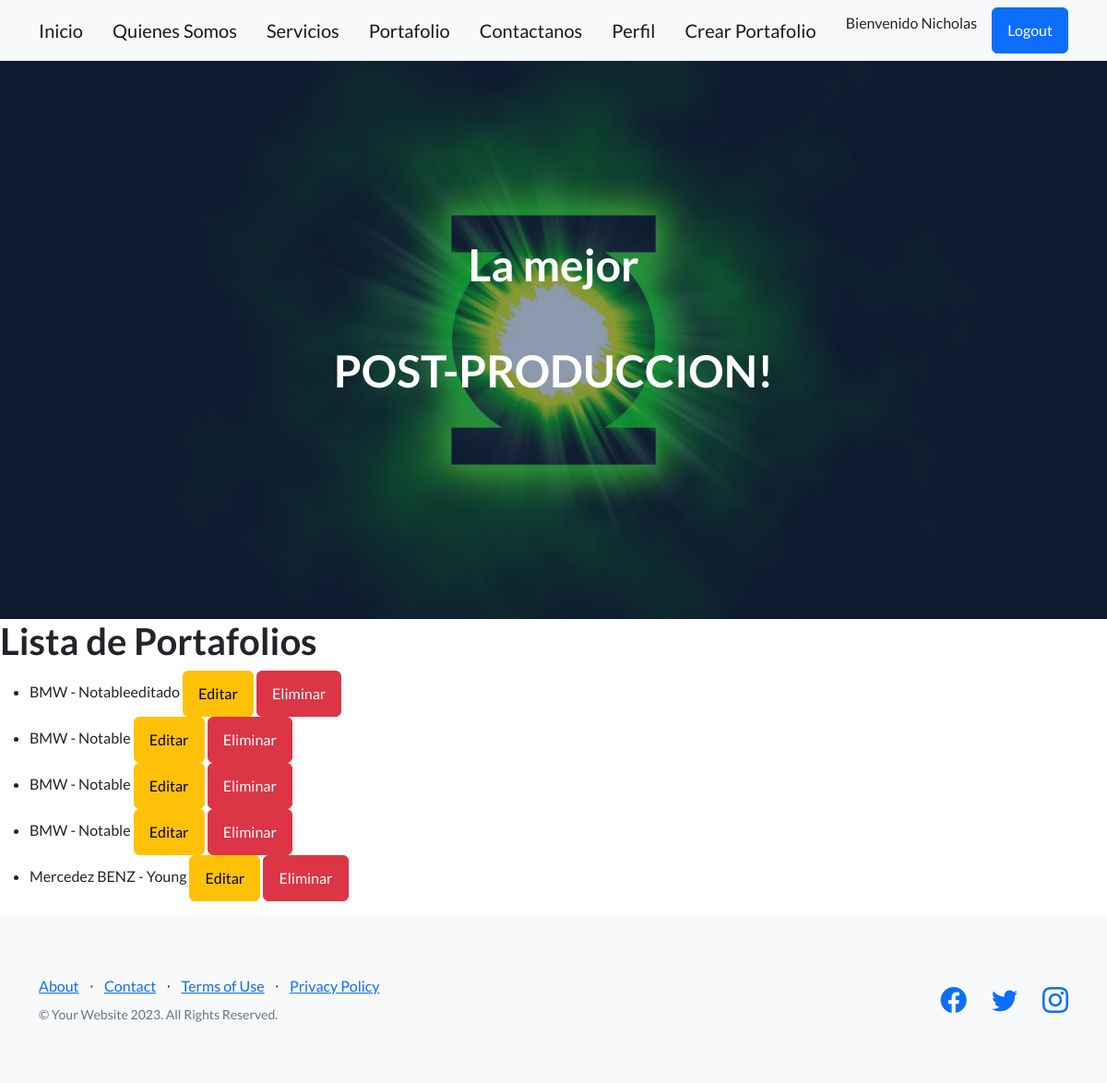
Screenshot of /app-post17/portafolio/list/ (signed in) with the database file from the repository.
### AppPost17/models.py (models this page shows, shortened)
class Portafolio(models.Model):
    cliente = models.CharField(max_length=40)
    agencia = models.CharField(max_length=40)

### AppPost17/views.py (the view)
# urls.py: path('portafolio/', portafolio_list, name='portafolio_list'),
@login_required
def portafolio_list(request):
    portafolios = Portafolio.objects.all()
    return render(request, 'list.html', {'portafolios': portafolios})

### AppPost17/templates/list.html
{% extends 'padre.html' %}
{% block contenidoQueCambia %}
    <h1>Lista de Portafolios</h1>
    <ul>
        {% for portafolio in portafolios %}
            <li>{{ portafolio.cliente }} - {{ portafolio.agencia }}
                <a href="{% url 'portafolio_update' portafolio.id %}" class="btn btn-warning">Editar</a>
                <a href="{% url 'portafolio_delete' portafolio.id %}" class="btn btn-danger">Eliminar</a>
            </li>
        {% endfor %}
    </ul>
{% endblock contenidoQueCambia %}

### AppPost17/templates/padre.html (shortened to what this page needs)
<!DOCTYPE html>
<html lang="en">
    <head>
        {% load static %}
        <link href="https://cdn.jsdelivr.net/npm/bootstrap-icons@1.5.0/font/bootstrap-icons.css" rel="stylesheet" type="text/css" />
        <link href="{% static 'css/styles.css' %}" rel="stylesheet" />
    </head>
    <body>
        <nav class="navbar navbar-light bg-light static-top">
            <div class="container">
                <a class="navbar-brand" href="{% url 'Inicio' %}">Inicio</a>
                <a class="navbar-brand" href="{% url 'Quienes Somos' %}">Quienes Somos</a>
                <a class="navbar-brand" href="{% url 'Servicios' %}">Servicios</a>
                <a class="navbar-brand" href="{% url 'portafolio_list' %}">Portafolio</a>
                <a class="navbar-brand" href="{% url 'formulario_contactanos' %}">Contactanos</a>
                <a class="navbar-brand" href="{% url 'EditarPerfil' %}">Perfil</a>
                {% if user.is_authenticated %}
                <a class="navbar-brand" href="{% url 'portafolio_create' %}">Crear Portafolio</a>
                <p>Bienvenido {{ user.username }}</p>
                <a class="btn btn-primary" href="{% url 'Logout' %}">Logout</a>
            {% else %}
                <a class="btn btn-primary" href="{% url 'Login' %}">Login</a>
            {% endif %}
            </div>
        </nav>
        <header class="masthead">
            <div class="container position-relative">
                <div class="row justify-content-center">
                    <div class="col-xl-6">
                        <div class="text-center text-white">
                            <h1 class="mb-5">La mejor
                                <br>
                                <br>
                                POST-PRODUCCION!</h1>
                          </div>
                    </div>
                </div>
            </div>
        </header>
        {% block contenidoQueCambia %}
        {% endblock contenidoQueCambia %}
        <footer class="footer bg-light">
            <div class="container">
                <div class="row">
                    <div class="col-lg-6 h-100 text-center text-lg-start my-auto">
                        <ul class="list-inline mb-2">
                            <li class="list-inline-item"><a href="#!">About</a></li>
                            <li class="list-inline-item">⋅</li>
                            <li class="list-inline-item"><a href="#!">Contact</a></li>
                            <li class="list-inline-item">⋅</li>
                            <li class="list-inline-item"><a href="#!">Terms of Use</a></li>
                            <li class="list-inline-item">⋅</li>
                            <li class="list-inline-item"><a href="#!">Privacy Policy</a></li>
                        </ul>
                        <p class="text-muted small mb-4 mb-lg-0">&copy; Your Website 2023. All Rights Reserved.</p>
                    </div>
                    <div class="col-lg-6 h-100 text-center text-lg-end my-auto">
                        <ul class="list-inline mb-0">
                            <li class="list-inline-item me-4">
                                <a href="#!"><i class="bi-facebook fs-3"></i></a>
                            </li>
                            <li class="list-inline-item me-4">
                                <a href="#!"><i class="bi-twitter fs-3"></i></a>
                            </li>
                            <li class="list-inline-item">
                                <a href="#!"><i class="bi-instagram fs-3"></i></a>
                            </li>
                        </ul>
                    </div>
                </div>
            </div>
        </footer>
    </body>
</html>

### rows the page displays
Portafolio: cliente "BMW", agencia "Notableeditado"
Portafolio: cliente "BMW", agencia "Notable"
Portafolio: cliente "BMW", agencia "Notable"
Portafolio: cliente "BMW", agencia "Notable"
Portafolio: cliente "Mercedez BENZ", agencia "Young"

### other values shown
{{ user.username }} "Nicholas"
